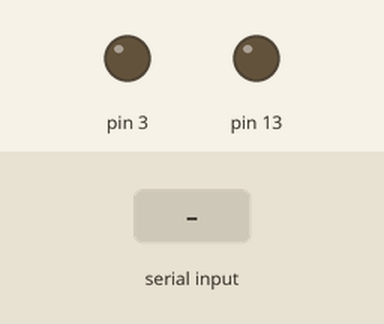
Simulated run of this sketch. Board: Arduino Uno, built with avr-gcc and run on an emulated ATmega328P. On the bench: output pins drawn as LEDs (lit = HIGH). Dashed ring = blinking. The test bench sets the inputs (shaded band). The local clock reads 2024-03-15 10:24:30 at power-on unless the sketch sets it.

Above: at 1.6 s.
1.7 s: "Lights" received over the second serial link
At 1.71 s:
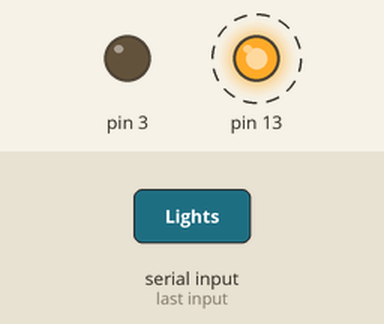
At 3.2 s:
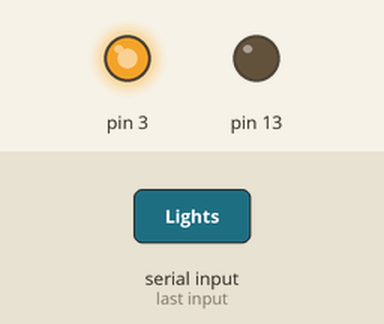
3.5 s: "1" received over the second serial link
At 3.72 s:
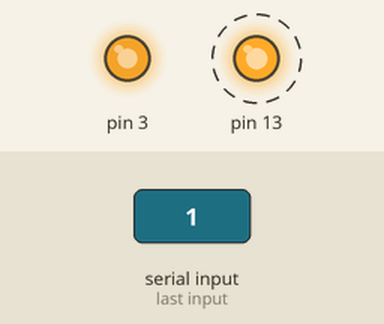
Timing chart, 0 to 6.5 s (numbered marks = the images above; inputs shaded):
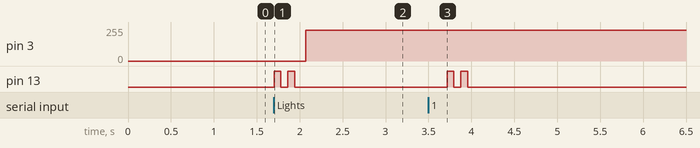

Measured:
- after the input at 1.7 s, pin 3: 0/255 → 230/255 after 0.37 s; pin 13: alternates HIGH for 0.08 s and LOW for 0.08 s, 4 changes in all, then stays LOW, starting at once
- after the input at 3.5 s, pin 13: alternates HIGH for 0.08 s and LOW for 0.08 s, 4 changes in all, then stays LOW, starting after 0.22 s

The sketch:

BlueBox.ino
```cpp
#include <SoftwareSerial.h>
#include <DS3232RTC.h>
#include <Time.h>
#include <Wire.h>

SoftwareSerial mySerial(10, 11); // RX, TX
SoftwareSerial ble(5, 6); // RX, TX
int light=0;
String content="NO NEW MESSAGES";
void setup()
{
  pinMode(13,OUTPUT);
  pinMode(3,OUTPUT);
  setSyncProvider(RTC.get);
  Serial.begin(9600);
  mySerial.begin(9600);
  ble.begin(9600);
  clear();
}

void loop() // run over and over
{
  message();
  nextLine();
  digitalClockDisplay();
  lightup();
  delay(800);
}

void message()
{
  String content_old=content;
  if(ble.available())
  {
  content = "";
  beep();
  }
  char character;
  while(ble.available()) {
      character = ble.read();
      content.concat(character);
  }
  if(content.equalsIgnoreCase("Lights"))
  {
    light=(light==0)?230:0;
    content=content_old;
  }
  if (content != "") {
    clear();
    mySerial.print(content);
  }

}


void clear()
{
  mySerial.write(254);
mySerial.write(1);
delay(1);
mySerial.write(254);
mySerial.write(2);
delay(1);
}


void nextLine()
{
  mySerial.write(254);
  mySerial.write(191);
  delay(1);
}


void beep()
{
  digitalWrite(13,HIGH);
  delay(80);
  digitalWrite(13,LOW);
  delay(80);
  digitalWrite(13,HIGH);
  delay(80);
  digitalWrite(13,LOW);
  delay(80);
}


void digitalClockDisplay(void)
{
    // digital clock display of the time
    mySerial.print(hour());
    printDigits(minute());
    printDigits(second());
    mySerial.print(',');
    mySerial.print(day());
    mySerial.print('/');
    mySerial.print(month());
    mySerial.print('/');
    mySerial.print((year())%100);
}

void printDigits(int digits)
{
    // utility function for digital clock display: prints preceding colon and leading 0
    mySerial.print(':');
    if(digits < 10)
        mySerial.print('0');
    mySerial.print(digits);
}

void lightup()
{
  analogWrite(3,light);
}
```
